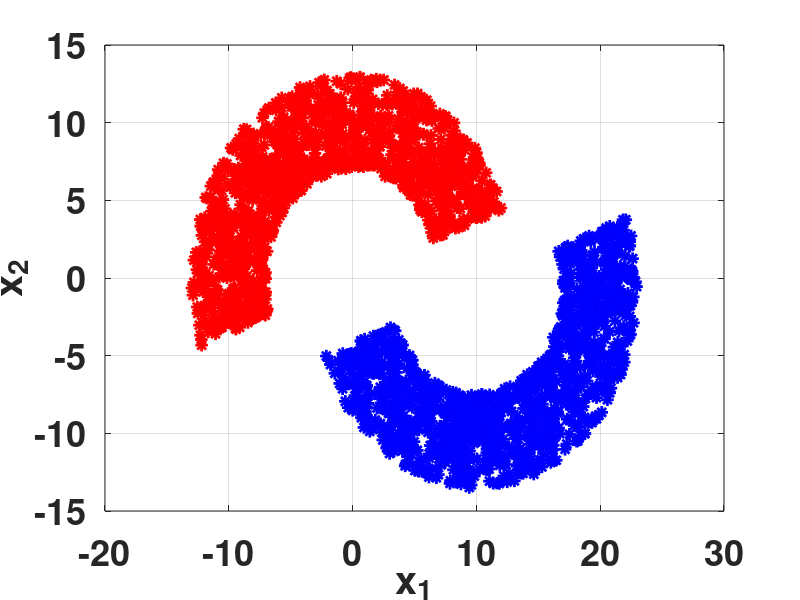

The MATLAB source for this figure: (Note: this script raises an error after producing the figure.)
clc
clear all
%% Generate double half moon pattern

rad = 10; % radius of half moon
width = 6; % width of half moon
dist = 0.5;

num_samp = 2500; % number of samples

aa = rand(2, num_samp/2);

radius = (rad-width/2) + width*aa(1, :);

% class 1

theta1 = pi*aa(2,:) + 20*pi/180;
x1 = radius.*cos(theta1);
y1 = radius.*sin(theta1);
label1 = 1*ones(1, length(x1)); % label for class 1

% class 2

theta2 = pi*aa(2,:) - 20*pi/180;
x2 = radius.*cos(-theta2) + rad;
y2 = radius.*sin(-theta2) - dist;
label2 = -1*ones(1, length(x2)); % label for class 2

% adding data together

data = [x1, x2;
    y1, y2;
    label1, label2];

% display the data
for ii = 1:2500
    x = [1; data(1:2, ii)];
    y = data(3, ii);

    if y==1
        plot(x(2), x(3), 'r*', 'LineWidth', 2, 'MarkerSize', 9);
    elseif y==-1
        plot(x(2), x(3), 'b*', 'LineWidth', 2, 'MarkerSize', 9);
    end
    hold on;
end

hh = xlabel('x_1');
set(hh, 'FontSize', 26, 'FontWeight', 'bold');

hold on;
hh = ylabel('x_2');
set(hh, 'FontSize', 26, 'FontWeight', 'bold');

set(gca, 'FontSize', 26, 'FontWeight', 'bold');

grid;

save data data


%% define useful parameter

num_tr = 500; % sample of training data
num_test = 2000; % sample of testting data

%% Initialize weight vector

weight_int = rand(1, 3)';
iteration = 50;
weight = weight_int;


%% 

shuffle_seq = randperm(2500);
data_shuffled_tr = data(:, shuffle_seq);
% For training purpose
for ii = 1: iteration
%     shuffle_seq = randperm(2500);
%     data_shuffled_tr = data(:, shuffle_seq);
    
    %  Create Jacobian Matrix
    for j = 1:num_tr
        x = [1; data_shuffled_tr(1:2, j)];
        for i = 1:length(x)
            J(j,i) = [-x(i)];
        end
    end

    % Construct Neural Network
    for jj = 1:num_tr
        x = [1; data_shuffled_tr(1:2, jj)];
        d = [data_shuffled_tr(3, jj)];

        v = weight'*x;

        y = my_activation(v);
        
        e(jj) = d - 1.*weight(1) - weight(2).*x(2) - weight(3).*x(3);
    end


    % Gauss Newton method

    JJ = J'*e';
    JJJ = inv(J'*J+eye(3));
    JJJJ = JJJ*JJ;
    weight = weight - JJJJ; % update weight

    MSE(ii) = mean(e.^2);
end

%  this part is for testing purpose

data_shuffled_test = data(:, shuffle_seq);

%% Plot train data 

for ii = 1:500
    input(:,ii) = [1; data_shuffled_test(1:2, ii)];
    v_initial = weight_int'*input(:,ii);
    v_final = weight'*input(:,ii);

    output_int(ii) = my_activation(v_initial);
    output_opt(ii) = my_activation(v_final);

end

% display the output
figure
for ii = 1:500
    x = input(2:3, ii);
    y = output_int(ii);

    if y==1
        plot(x(1), x(2), 'r*', 'Linewidth', 3, 'MarkerSize', 2);
    else
        plot(x(1), x(2), 'b*', 'Linewidth', 3, 'MarkerSize', 2);
    end
    hold on;
end

hh = xlabel('x_1');
set(hh, 'FontSize', 12, 'FontWeight', 'bold');

hold on;
hh = ylabel('x_2');
set(hh, 'FontSize', 12, 'FontWeight', 'bold');

set(gca, 'FontSize', 12, 'FontWeight', 'bold');

grid;

%%

% display the output
figure
for ii = 1:500
    x = input(2:3, ii);
    y = output_opt(ii);

    if y==1
        plot(x(1), x(2), 'r*', 'Linewidth', 3, 'MarkerSize', 2);
    else
        plot(x(1), x(2), 'b*', 'Linewidth', 3, 'MarkerSize', 2);
    end
    hold on;
end


hh = xlabel('x_1');
set(hh, 'FontSize', 12, 'FontWeight', 'bold');

hold on;
hh = ylabel('x_2');
set(hh, 'FontSize', 12, 'FontWeight', 'bold');

set(gca, 'FontSize', 12, 'FontWeight', 'bold');

grid;
%%

for ii = 501:2500
    input(:,ii) = [1; data_shuffled_test(1:2, ii)];
    v_initial = weight_int'*input(:,ii);
    v_final = weight'*input(:,ii);

    output_int(ii) = my_activation(v_initial);
    output_opt(ii) = my_activation(v_final);

end
%%
% display the output
figure
for ii = 501:2500
    x = input(2:3, ii);
    y = output_int(ii);

    if y==1
        plot(x(1), x(2), 'r*', 'Linewidth', 3, 'MarkerSize', 2);
    else
        plot(x(1), x(2), 'b*', 'Linewidth', 3, 'MarkerSize', 2);
    end
    hold on;
end


hh = xlabel('x_1');
set(hh, 'FontSize', 12, 'FontWeight', 'bold');

hold on;
hh = ylabel('x_2');
set(hh, 'FontSize', 12, 'FontWeight', 'bold');

set(gca, 'FontSize', 12, 'FontWeight', 'bold');

grid;
%%
figure
for ii = 501:2500
    x = input(2:3, ii);
    y = output_opt(ii);

    if y==1
        plot(x(1), x(2), 'r*', 'Linewidth', 3, 'MarkerSize', 2);
    else
        plot(x(1), x(2), 'b*', 'Linewidth', 3, 'MarkerSize', 2);
    end
    hold on;
end


hh = xlabel('x_1');
set(hh, 'FontSize', 12, 'FontWeight', 'bold');

hold on;
hh = ylabel('x_2');
set(hh, 'FontSize', 12, 'FontWeight', 'bold');

set(gca, 'FontSize', 12, 'FontWeight', 'bold');

grid;

%% MSE vs Iteration

figure
for ii = 1:iteration
    x = ii;
    y = MSE(ii);
        plot(x, y, 'k*', 'Linewidth', 3, 'MarkerSize', 2);
    hold on;
end


hh = xlabel('iteration');
set(hh, 'FontSize', 12, 'FontWeight', 'bold');

hold on;
hh = ylabel('MSE');
set(hh, 'FontSize', 12, 'FontWeight', 'bold');

set(gca, 'FontSize', 12, 'FontWeight', 'bold');

grid;